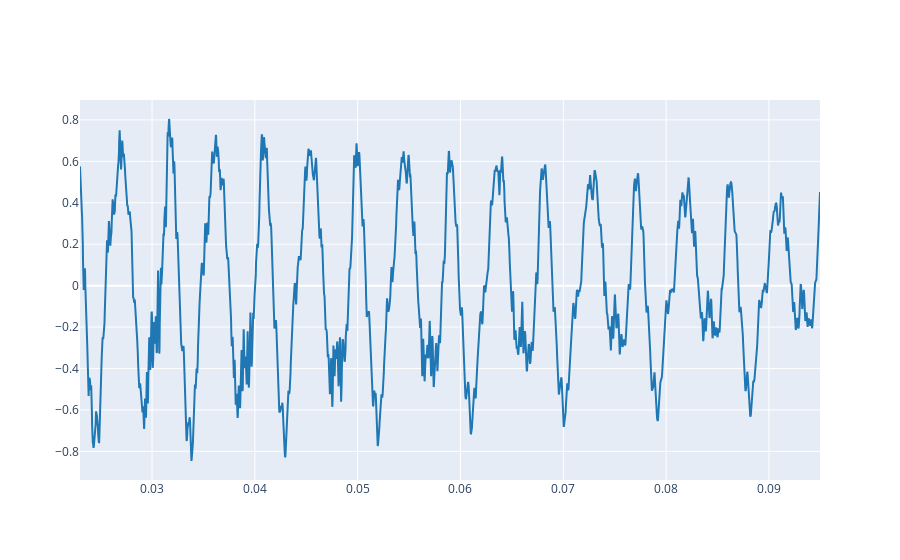

The cell this chart's notebook holds for it:
### Markdown cell above
3.1. Load your reference audio signal and plot some periods (5-10) where the amplitude is stable. For instance see Ex. 2.3 from Lab 1.

### Code cell
!rmdir /s /q sis1_sofia
!git clone https://github.com/sofialeallahoz/sis1_sofia.git
filepath ="./sis1_sofia/sonido_senyals_bueno.wav"
ref,fs =load_audio(filepath)

f0 = 111.111
T =1/f0

t_start = 0.023
t_end =t_start + 8*T

plot_signals(ref, fs, t_start=t_start, t_end=t_end)

### Figure 1 — Plotly figure (JSON) as saved in the notebook; plotly's stock layout.template omitted (floating-point values rounded to 4 significant figures; data arrays with more than 128 entries replaced by an {"elided": "..."} marker saying what was removed)
{"data": [{"line": {"color": "#1f77b4", "shape": "linear"}, "mode": "lines", "name": "audio signal 0", "type": "scatter", "x": {"elided": "3175 float values"}, "y": {"elided": "3175 float values"}}], "layout": {}}
